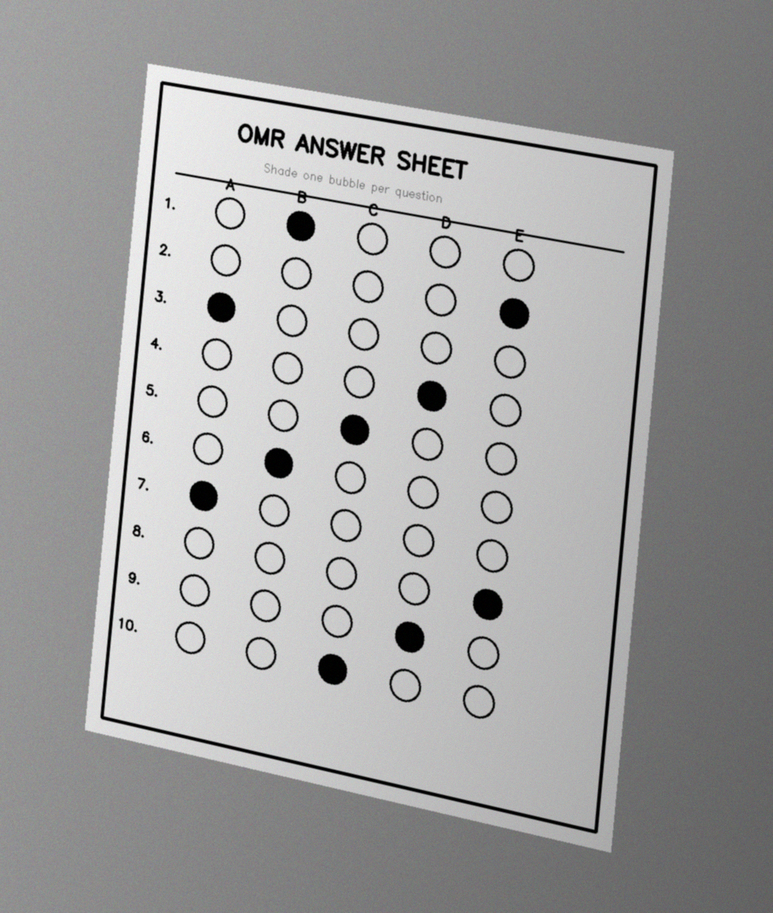
#> input picture samples/sheet_tilted.png, 773 x 913 px, shrunk from 1100 x 1300 before the run, found by its file name
$ python bubble_detection.py
#> lines starting #> are read from the running program, lines starting #| are printed output that depends on the picture; after the words box and inside, x2 and y2 are one past the last pixel; in counts of white or black regions, pixels touching at a corner belong together
### src/preprocessing.py
"""
preprocessing.py
----------------
Stage 1 of the OMR pipeline.

Turns a raw photograph into (a) a denoised grayscale image and (b) a clean
edge map that the sheet-detection stage can find contours in.

Concepts used (see DA1 literature survey):
  * Grayscale conversion  - drop colour, keep intensity structure
  * Gaussian blur         - low-pass filter, kills sensor/paper noise so that
                            noise is not mistaken for an edge
  * Canny edge detection  - gradient based multi-stage edge detector
"""

import cv2
import numpy as np


def to_grayscale(image):
    """Convert a BGR image to single-channel grayscale."""
    if len(image.shape) == 2:
        return image
    return cv2.cvtColor(image, cv2.COLOR_BGR2GRAY)


def denoise(gray, ksize=5, sigma=0):
    """
    Apply a Gaussian low-pass filter.

    ksize must be odd. Larger ksize = more smoothing, but too much will
    soften the sheet border we are trying to detect.
    """
    if ksize % 2 == 0:
        raise ValueError("Gaussian kernel size must be odd")
    return cv2.GaussianBlur(gray, (ksize, ksize), sigma)


def auto_canny(image, sigma=0.33):
    """
    Canny edge detection with thresholds derived from the image's median
    intensity, instead of hand-tuned magic numbers. This makes the pipeline
    far more robust to the lighting changes you get in phone photos.
    """
    v = np.median(image)
    lower = int(max(0, (1.0 - sigma) * v))
    upper = int(min(255, (1.0 + sigma) * v))
    return cv2.Canny(image, lower, upper)


def preprocess(image, blur_ksize=5, use_auto_canny=True,
               canny_lo=75, canny_hi=200):
    """
    Full stage-1 pipeline.

    Returns
    -------
    gray   : denoised grayscale image
    edged  : binary edge map
    """
    gray = to_grayscale(image)
    blurred = denoise(gray, ksize=blur_ksize)

    if use_auto_canny:
        edged = auto_canny(blurred)
    else:
        edged = cv2.Canny(blurred, canny_lo, canny_hi)

    # Closing joins small gaps in the sheet border so findContours sees one
    # continuous loop rather than several broken arcs.
    kernel = cv2.getStructuringElement(cv2.MORPH_RECT, (5, 5))
    edged = cv2.morphologyEx(edged, cv2.MORPH_CLOSE, kernel)

    return gray, edged


# [22 lines that do not run on import are left out]

### src/sheet_detection.py
"""
sheet_detection.py
------------------
Stage 2 of the OMR pipeline -- and the heart of our HOT question:

    "Why does an OMR system fail the moment you photograph the sheet with a
     phone instead of scanning it, and how do you fix it in software?"

When a sheet is photographed at an angle, the paper's rectangle is projected
onto the camera sensor as a general quadrilateral. Parallel edges stop being
parallel, and a bubble's pixel position no longer maps to a fixed grid cell.
Any grader that assumes "question 3 option B lives at (x, y)" breaks.

The fix is a homography: a 3x3 projective transform H such that

        [x']       [x]
    s * [y'] = H * [y]
        [1 ]       [1]

H has 8 degrees of freedom, so four point correspondences (the sheet's four
corners -> the four corners of a clean rectangle) determine it uniquely.
Applying H un-does the projection and gives us a top-down "bird's-eye" view.

Concepts used: contour detection, polygon approximation (Douglas-Peucker),
corner ordering, perspective transform.
"""

import cv2
import numpy as np


# --------------------------------------------------------------- corners
def order_corners(pts):
    """
    Put 4 corner points into a canonical order:
        [top-left, top-right, bottom-right, bottom-left]

    Trick: for the sum (x+y), the top-left is the smallest and the
    bottom-right is the largest. For the difference (y-x), the top-right is
    the smallest and the bottom-left is the largest. This works for any
    rotation up to ~45 degrees, which covers realistic hand-held photos.
    """
    pts = np.array(pts, dtype="float32").reshape(4, 2)
    ordered = np.zeros((4, 2), dtype="float32")

    s = pts.sum(axis=1)
    ordered[0] = pts[np.argmin(s)]   # top-left
    ordered[2] = pts[np.argmax(s)]   # bottom-right

    d = np.diff(pts, axis=1).ravel()  # y - x
    ordered[1] = pts[np.argmin(d)]   # top-right
    ordered[3] = pts[np.argmax(d)]   # bottom-left

    return ordered


def find_sheet_contour(edged, min_area_ratio=0.15):
    """
    Locate the answer sheet's outline in an edge map.

    Strategy: take the largest contours by area, approximate each with a
    polygon, and accept the first one that reduces to exactly 4 vertices and
    covers a plausible fraction of the frame.

    Returns the 4 corner points, or None if no quadrilateral was found.
    """
    contours, _ = cv2.findContours(edged.copy(), cv2.RETR_EXTERNAL,
                                   cv2.CHAIN_APPROX_SIMPLE)
    if not contours:
        return None

    frame_area = edged.shape[0] * edged.shape[1]
    contours = sorted(contours, key=cv2.contourArea, reverse=True)[:8]

    for c in contours:
        area = cv2.contourArea(c)
        if area < min_area_ratio * frame_area:
            continue

        # Douglas-Peucker: simplify the contour until only corners remain.
        # epsilon is 2% of the perimeter -- large enough to absorb the
        # jitter of a hand-held photo, small enough to keep real corners.
        peri = cv2.arcLength(c, True)
        approx = cv2.approxPolyDP(c, 0.02 * peri, True)

        if len(approx) == 4 and cv2.isContourConvex(approx):
            return order_corners(approx.reshape(4, 2))

    return None


# ------------------------------------------------------------ the warp
def target_dimensions(corners):
    """
    Choose output size from the quadrilateral itself: use the longest pair of
    opposite edges so nothing in the sheet gets squashed.
    """
    (tl, tr, br, bl) = corners

    width_bottom = np.linalg.norm(br - bl)
    width_top = np.linalg.norm(tr - tl)
    max_w = int(max(width_bottom, width_top))

    height_right = np.linalg.norm(tr - br)
    height_left = np.linalg.norm(tl - bl)
    max_h = int(max(height_right, height_left))

    return max(max_w, 1), max(max_h, 1)


def four_point_transform(image, corners):
    """
    Apply the homography that maps the four detected corners onto a clean
    axis-aligned rectangle. This is the step that makes the sheet gradable.
    """
    corners = order_corners(corners)
    w, h = target_dimensions(corners)

    dst = np.array([
        [0, 0],
        [w - 1, 0],
        [w - 1, h - 1],
        [0, h - 1],
    ], dtype="float32")

    M = cv2.getPerspectiveTransform(corners, dst)
    warped = cv2.warpPerspective(image, M, (w, h))
    return warped, M


def detect_and_warp(image, edged):
    """
    Convenience wrapper: find the sheet, warp it flat.

    Returns (warped_image, corners) or (None, None) if detection failed.
    """
    corners = find_sheet_contour(edged)
    if corners is None:
        return None, None

    warped, _ = four_point_transform(image, corners)
    return warped, corners


# [12 lines left out: function draw_corners, not called in this run]


# [34 lines that do not run on import are left out]

### src/bubble_detection.py
"""
bubble_detection.py
-------------------
Stage 3 of the OMR pipeline.

Once the sheet is flat we must (a) find every answer bubble, (b) group them
into question rows, and (c) decide which bubble in each row is shaded.

This stage contains our SECOND problem:

    "How does a computer decide a bubble is 'filled' when the photo has a
     lighting gradient, the student shades lightly, or the pencil strays
     outside the circle?"

A single global threshold fails on unevenly lit photos: the dark side of the
image gets classified as ink. Otsu's method picks one global value by
minimising intra-class variance -- better, but still global. Adaptive
thresholding computes a threshold per neighbourhood, which is what actually
survives a phone photo.

We then score each bubble by FILL RATIO (ink pixels / bubble area) rather
than raw pixel count, so the decision is independent of bubble size, and we
compare the best and second-best in each row to detect ambiguous answers.

Concepts used: adaptive thresholding, Otsu binarisation, contour filtering by
shape descriptors (area, aspect ratio, extent), spatial sorting, masking.
"""

import cv2
import numpy as np


# ----------------------------------------------------------- thresholding
def binarize(warped_gray, method="adaptive", block_size=41, C=10):
    """
    Produce a binary image where ink (shaded bubbles / outlines) is WHITE.

    method:
      "otsu"     - one global threshold chosen automatically
      "adaptive" - a local threshold per neighbourhood (default; robust to
                   the lighting gradients you get in hand-held photos)
    """
    if method == "otsu":
        _, thresh = cv2.threshold(
            warped_gray, 0, 255,
            cv2.THRESH_BINARY_INV | cv2.THRESH_OTSU)
    elif method == "adaptive":
        if block_size % 2 == 0:
            block_size += 1
        thresh = cv2.adaptiveThreshold(
            warped_gray, 255,
            cv2.ADAPTIVE_THRESH_GAUSSIAN_C,
            cv2.THRESH_BINARY_INV,
            block_size, C)
    else:
        raise ValueError("method must be 'otsu' or 'adaptive'")

    return thresh


# -------------------------------------------------------- bubble finding
def _deduplicate_concentric(cands, dist_ratio=0.5):
    """
    An EMPTY bubble is a ring, so its outline yields TWO contours: the outer
    edge and the inner edge, sharing a centre. A FILLED bubble yields one.

    We keep only the outer (larger) contour of each concentric pair, so every
    bubble is represented exactly once regardless of whether it is shaded.
    """
    cands = sorted(cands, key=lambda b: b["w"] * b["h"], reverse=True)
    kept = []

    for b in cands:
        dup = False
        for k in kept:
            tol = max(k["w"], k["h"]) * dist_ratio
            if abs(b["cx"] - k["cx"]) < tol and abs(b["cy"] - k["cy"]) < tol:
                dup = True
                break
        if not dup:
            kept.append(b)

    return kept


def find_bubble_contours(thresh, min_r=10, max_r=60,
                         ar_tol=0.35, min_extent=0.55):
    """
    Keep only contours that look like answer bubbles.

    NOTE on retrieval mode: we use RETR_LIST, not RETR_EXTERNAL. The printed
    border of the answer sheet encloses every bubble, so with RETR_EXTERNAL
    the border is the only "external" contour and all 50 bubbles are silently
    discarded as its children. RETR_LIST returns every contour regardless of
    nesting; we then remove the duplicate inner rings ourselves.

    Shape descriptors used to reject text, borders and noise:
      * size      - bounding box within [min_r*2, max_r*2]
      * aspect    - w/h close to 1.0 (a circle is as wide as it is tall)
      * extent    - contour area / bounding-box area. A disc gives ~0.785
                    (pi/4), comfortably above a stray letter stroke.
    """
    contours, _ = cv2.findContours(thresh.copy(), cv2.RETR_LIST,
                                   cv2.CHAIN_APPROX_SIMPLE)
    cands = []

    for c in contours:
        x, y, w, h = cv2.boundingRect(c)

        if not (2 * min_r <= w <= 2 * max_r):
            continue
        if not (2 * min_r <= h <= 2 * max_r):
            continue

        ar = w / float(h)
        if abs(ar - 1.0) > ar_tol:
            continue

        rect_area = float(w * h)
        if rect_area == 0:
            continue
        extent = cv2.contourArea(c) / rect_area
        if extent < min_extent:
            continue

        cands.append({"c": c, "x": x, "y": y, "w": w, "h": h,
                      "cx": x + w / 2.0, "cy": y + h / 2.0})

    kept = _deduplicate_concentric(cands)
    return [b["c"] for b in kept]


def group_into_rows(bubbles, num_choices, row_tol_ratio=0.6):
    """
    Sort bubbles top-to-bottom, then split into question rows.

    Rather than assuming a fixed row height, we start a new row whenever the
    vertical gap to the previous bubble's centre exceeds a fraction of the
    typical bubble height. Rows are then sorted left-to-right so index 0 is
    always option A.
    """
    if not bubbles:
        return []

    info = []
    for c in bubbles:
        x, y, w, h = cv2.boundingRect(c)
        info.append({"c": c, "x": x, "y": y, "w": w, "h": h,
                     "cx": x + w / 2.0, "cy": y + h / 2.0})

    median_h = np.median([b["h"] for b in info])
    tol = median_h * row_tol_ratio

    info.sort(key=lambda b: b["cy"])

    rows, current = [], [info[0]]
    for b in info[1:]:
        if abs(b["cy"] - current[-1]["cy"]) <= tol:
            current.append(b)
        else:
            rows.append(current)
            current = [b]
    rows.append(current)

    # left-to-right within each row; drop rows that don't have the expected
    # number of options (usually stray contours or a partial row)
    cleaned = []
    for r in rows:
        r.sort(key=lambda b: b["cx"])
        if len(r) == num_choices:
            cleaned.append(r)

    return cleaned


# --------------------------------------------------------- fill scoring
def fill_ratio(thresh, bubble):
    """
    Fraction of the bubble's disc that is ink.

    We build a filled-circle mask from the contour's bounding box and count
    white pixels inside it. Using a ratio (not a raw count) keeps the metric
    comparable across bubbles of slightly different sizes after warping.
    """
    x, y, w, h = bubble["x"], bubble["y"], bubble["w"], bubble["h"]

    mask = np.zeros(thresh.shape, dtype="uint8")
    centre = (int(x + w / 2), int(y + h / 2))
    radius = int(min(w, h) / 2)
    cv2.circle(mask, centre, radius, 255, -1)

    area = cv2.countNonZero(mask)
    if area == 0:
        return 0.0

    inked = cv2.countNonZero(cv2.bitwise_and(thresh, thresh, mask=mask))
    return inked / float(area)


def read_answers(thresh, rows, fill_threshold=0.55, margin=0.20):
    """
    Decide the marked option for each question row.

    Returns a list of dicts, one per question:
        choice     - index of the marked option, or None
        status     - "ok" | "blank" | "ambiguous"
        ratios     - fill ratio of every option in the row

    Decision rule:
      * the best bubble must exceed `fill_threshold` (else BLANK)
      * it must beat the runner-up by at least `margin` (else AMBIGUOUS,
        i.e. the student appears to have marked two options)
    """
    results = []

    for row in rows:
        ratios = [fill_ratio(thresh, b) for b in row]
        order = np.argsort(ratios)[::-1]

        best, second = order[0], order[1] if len(order) > 1 else None
        best_r = ratios[best]
        second_r = ratios[second] if second is not None else 0.0

        if best_r < fill_threshold:
            status, choice = "blank", None
        elif (best_r - second_r) < margin:
            status, choice = "ambiguous", None
        else:
            status, choice = "ok", int(best)

        results.append({
            "choice": choice,
            "status": status,
            "ratios": [round(float(r), 3) for r in ratios],
        })

    return results


def extract(warped, num_choices=5, method="adaptive",
            fill_threshold=0.55, margin=0.20):
    """
    Full stage-3 pipeline: warped colour image -> per-question answers.

    Returns (answers, thresh, rows).
    """
    gray = cv2.cvtColor(warped, cv2.COLOR_BGR2GRAY) \
        if len(warped.shape) == 3 else warped

    thresh = binarize(gray, method=method)
    bubbles = find_bubble_contours(thresh)
    rows = group_into_rows(bubbles, num_choices)
    answers = read_answers(thresh, rows,
                           fill_threshold=fill_threshold, margin=margin)

    return answers, thresh, rows


if __name__ == "__main__":
    import os
    import sys
    from preprocessing import preprocess
    from sheet_detection import detect_and_warp

    root = os.path.abspath(os.path.join(os.path.dirname(__file__), ".."))
    src_path = sys.argv[1] if len(sys.argv) > 1 else \
        os.path.join(root, "data", "input", "sheet_tilted.png")

    img = cv2.imread(src_path)
#> img is the input picture: shape (913, 773, 3); mean B, G, R 160.7, 160.7, 160.7
    if img is None:
        raise SystemExit(f"Could not read image: {src_path}")

    _, edged = preprocess(img)
#> in auto_canny, `v = np.median(image)`: v = 156
#> in auto_canny, `lower = int(max(0, (1.0 - sigma) * v))`: lower = 104
#> in auto_canny, `upper = int(min(255, (1.0 + sigma) * v))`: upper = 207
#> in auto_canny, `return cv2.Canny(image, lower, upper)`:
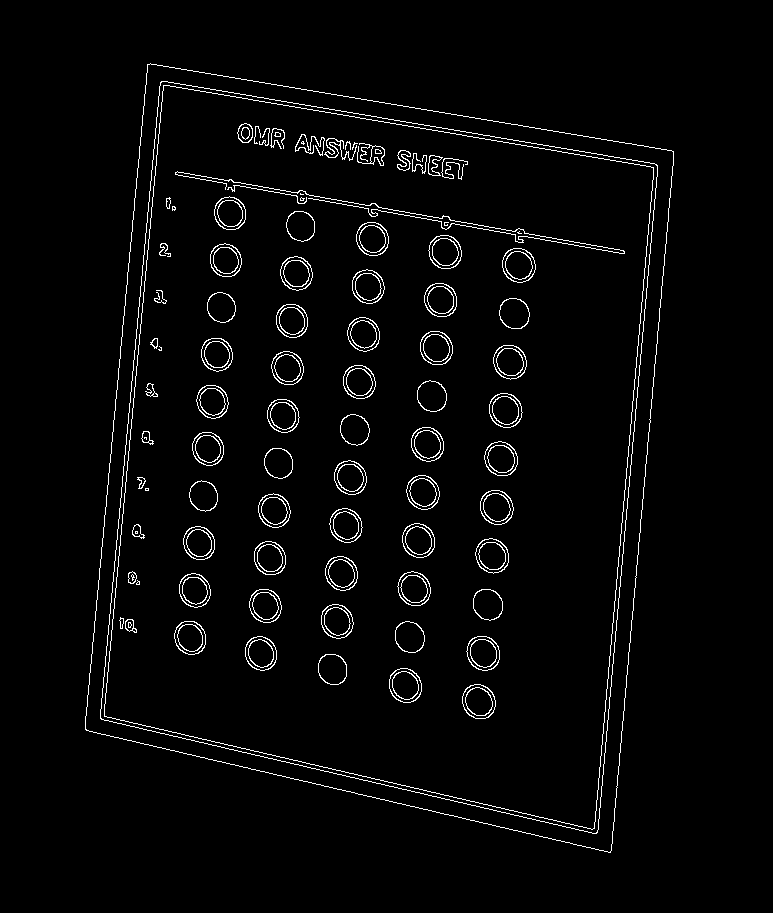
#> returned value: shape (913, 773); 2.8% white in thin lines or dots, all inside (x1, y1, x2, y2) = (85, 63, 674, 853)
#> in preprocess, `edged = cv2.morphologyEx(edged, cv2.MORPH_CLOSE, kernel)`:
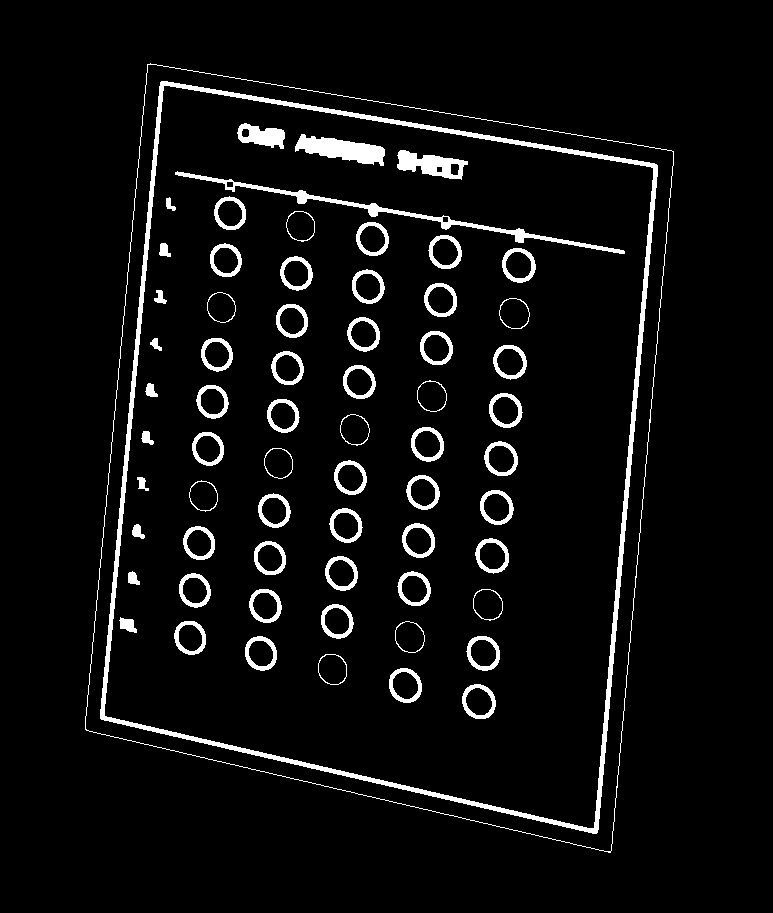
#> edged: shape (913, 773); 5.3% white; 66 white regions
    warped, _ = detect_and_warp(img, edged)
#> in find_sheet_contour, `contours, _ = cv2.findContours(edged.copy(), cv2.RETR_EXTERNAL, cv2.CH..`: contours = 1 contour; box (x1, y1, x2, y2) and area: (85, 63, 674, 853) 366724
#> the loop in find_sheet_contour, `for c in contours:` made 1 pass
#> (area, peri, pts in order_corners, s in order_corners, d in order_corners) on pass 1: (366724.5, 2556.6, [[147, 64], [85, 729], [610, 852], [673, 151]], [211, 814, 1462, 824], [-83, 644, 242, -522])
#> in detect_and_warp, `corners = find_sheet_contour(edged)`: corners = [[147, 64], [673, 151], [610, 852], [85, 729]]
#> in target_dimensions, `(tl, tr, br, bl) = corners`: tl = [147, 64]; tr = [673, 151]; br = [610, 852]; bl = [85, 729]
#> in target_dimensions, `width_bottom = np.linalg.norm(br - bl)`: width_bottom = 539.2
#> in target_dimensions, `width_top = np.linalg.norm(tr - tl)`: width_top = 533.1
#> in target_dimensions, `max_w = int(max(width_bottom, width_top))`: max_w = 539
#> in target_dimensions, `height_right = np.linalg.norm(tr - br)`: height_right = 703.8
#> in target_dimensions, `height_left = np.linalg.norm(tl - bl)`: height_left = 667.9
#> in target_dimensions, `max_h = int(max(height_right, height_left))`: max_h = 703
#> in four_point_transform, `w, h = target_dimensions(corners)`: w = 539; h = 703
#> in four_point_transform, `dst = np.array([ [0, 0], [w - 1, 0], [w - 1, h - 1], [0, h - 1], ], dt..`: dst = [[0, 0], [538, 0], [538, 702], [0, 702]]
#> in four_point_transform, `M = cv2.getPerspectiveTransform(corners, dst)`: M = [[1.08, 0.1, -164.9], [-0.175, 1.06, -42.08], [0.0001, 1.58e-05, 1]]
#> in four_point_transform, `warped = cv2.warpPerspective(image, M, (w, h))`:
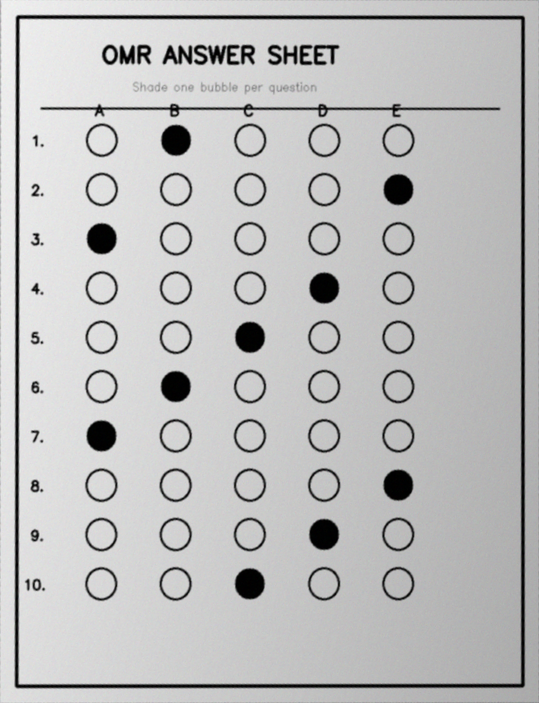
#> warped: shape (703, 539, 3); mean B, G, R 189.2, 189.3, 189.3
    if warped is None:
        raise SystemExit("Sheet not detected.")

    labels = "ABCDE"

    for method in ("otsu", "adaptive"):
        answers, thresh, rows = extract(warped, method=method)
        print(f"\n--- {method.upper()} ---")
        print(f"rows detected: {len(rows)}")
        for i, a in enumerate(answers, 1):
            mark = labels[a["choice"]] if a["choice"] is not None \
                else a["status"].upper()
            print(f"  Q{i:2d}: {mark:9s} ratios={a['ratios']}")

        out_dir = os.path.join(root, "data", "output")
        os.makedirs(out_dir, exist_ok=True)
        cv2.imwrite(os.path.join(out_dir, f"03_thresh_{method}.png"), thresh)
#> this loop made 2 passes
#> (printed output is left out)
#> (the rest of the program and of its run is left out)
